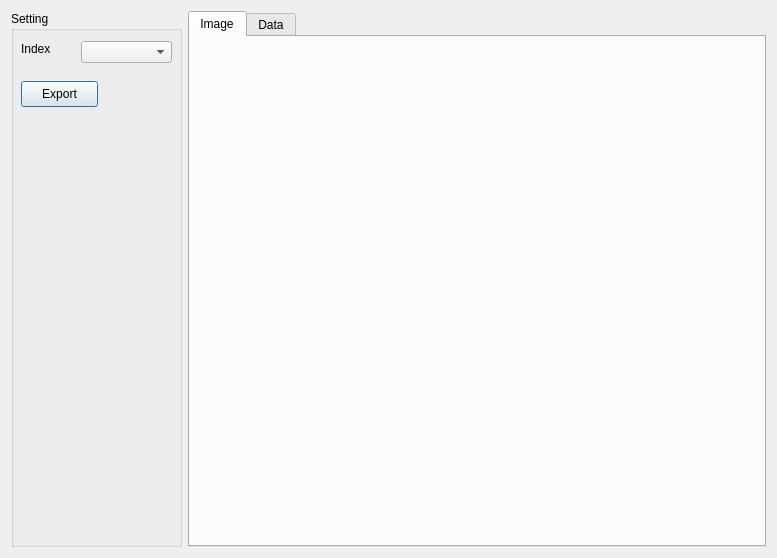
<?xml version="1.0" encoding="UTF-8"?>
<ui version="4.0">
 <class>DialogDCVSShow</class>
 <widget class="QDialog" name="DialogDCVSShow">
  <property name="windowModality">
   <enum>Qt::WindowModal</enum>
  </property>
  <property name="geometry">
   <rect>
    <x>0</x>
    <y>0</y>
    <width>777</width>
    <height>558</height>
   </rect>
  </property>
  <property name="windowTitle">
   <string>Show</string>
  </property>
  <layout class="QHBoxLayout" name="horizontalLayout" stretch="1,1">
   <item>
    <widget class="QGroupBox" name="groupBox">
     <property name="minimumSize">
      <size>
       <width>171</width>
       <height>0</height>
      </size>
     </property>
     <property name="maximumSize">
      <size>
       <width>171</width>
       <height>16777215</height>
      </size>
     </property>
     <property name="title">
      <string>Setting</string>
     </property>
     <widget class="QComboBox" name="comboBoxIndex">
      <property name="geometry">
       <rect>
        <x>70</x>
        <y>30</y>
        <width>91</width>
        <height>22</height>
       </rect>
      </property>
     </widget>
     <widget class="QLabel" name="label">
      <property name="geometry">
       <rect>
        <x>10</x>
        <y>30</y>
        <width>54</width>
        <height>16</height>
       </rect>
      </property>
      <property name="text">
       <string>Index</string>
      </property>
     </widget>
     <widget class="QLabel" name="label_Res">
      <property name="geometry">
       <rect>
        <x>10</x>
        <y>120</y>
        <width>71</width>
        <height>41</height>
       </rect>
      </property>
      <property name="text">
       <string/>
      </property>
     </widget>
     <widget class="QPushButton" name="pushButtonExport">
      <property name="geometry">
       <rect>
        <x>10</x>
        <y>70</y>
        <width>77</width>
        <height>26</height>
       </rect>
      </property>
      <property name="text">
       <string>Export</string>
      </property>
     </widget>
    </widget>
   </item>
   <item>
    <widget class="QTabWidget" name="tabWidget">
     <property name="currentIndex">
      <number>0</number>
     </property>
     <widget class="CWidgetImageView" name="widgetImageView">
      <attribute name="title">
       <string>Image</string>
      </attribute>
     </widget>
     <widget class="QWidget" name="widgetTableView">
      <attribute name="title">
       <string>Data</string>
      </attribute>
      <layout class="QGridLayout" name="gridLayout">
       <item row="0" column="0">
        <widget class="QTableView" name="tableView"/>
       </item>
      </layout>
     </widget>
    </widget>
   </item>
  </layout>
 </widget>
 <customwidgets>
  <customwidget>
   <class>CWidgetImageView</class>
   <extends>QWidget</extends>
   <header>WidgetImageView.h</header>
   <container>1</container>
  </customwidget>
 </customwidgets>
 <resources/>
 <connections/>
</ui>
